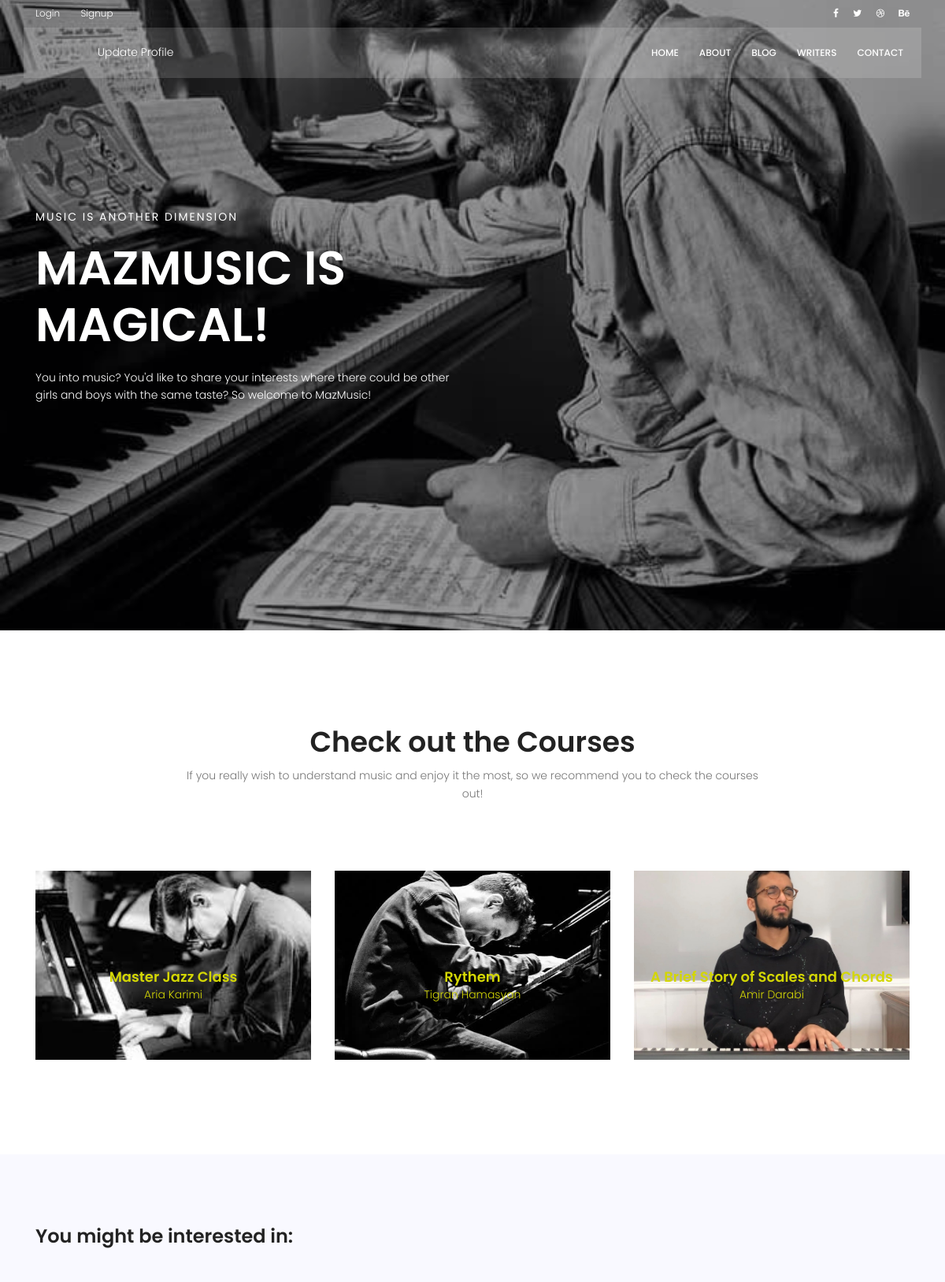
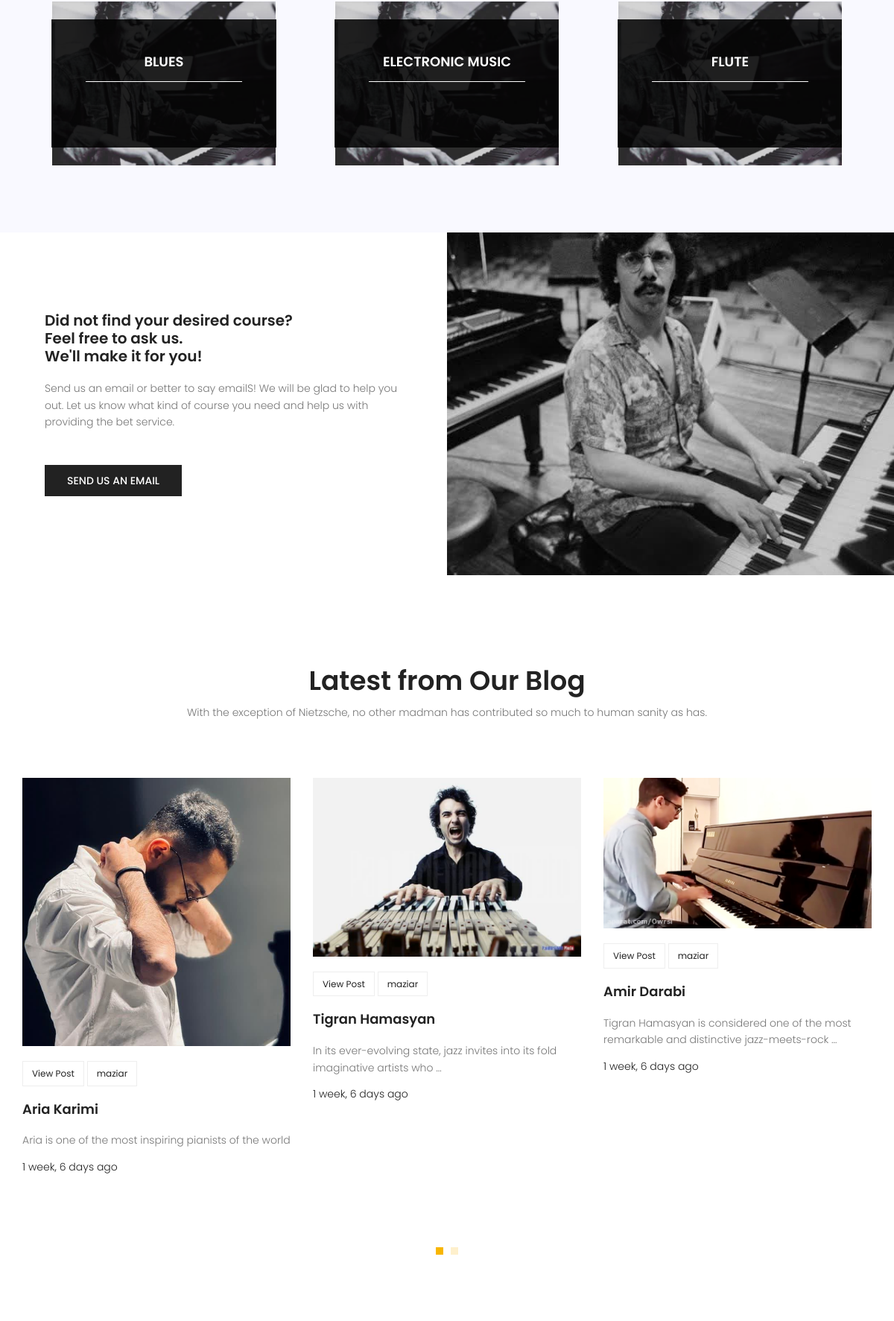
The page / (upper part) on the database its author committed (2 pictures, top to bottom).
### website/models.py (models this page shows)
class Course(models.Model):
  image= models.ImageField(default='bill_evans2.jpg')
  name = models.CharField(max_length=255)
  duration = models.IntegerField()
  content = models.TextField()
  start_date = models.DateTimeField()
  end_date = models.DateTimeField()
  instructor = models.ForeignKey(Instructor, on_delete=models.CASCADE)
  started_or_not = models.BooleanField(default=False)
  price = models.IntegerField(default=0)
  enrolled_by = models.ManyToManyField(User, blank=True, related_name='user')

class Instructor(models.Model):
  first_name = models.CharField(max_length=200)
  last_name= models.CharField(max_length=200)
  main_instrument = models.ForeignKey(Category, on_delete=models.CASCADE)
  musical_biography = models.TextField()
  image = models.ImageField(default='Bill_Evans')
  def __str__(self):
    return f'{self.first_name} {self.last_name} '

### blog/models.py (models this page shows, shortened)
class Category(models.Model):
  name = models.CharField(max_length=255)
  image = models.ImageField(default='Chick_Corea.jpg')
  def __str__(self):
    return self.name

class Post(models.Model):
  title = models.CharField(max_length=255)
  image = models.ImageField()
  content = models.TextField()
  published_date = models.DateTimeField(auto_now_add=True)
  updated_date = models.DateTimeField(auto_now=True)
  counted_views = models.IntegerField(default=1)
  category = models.ManyToManyField(Category)
  author = models.ForeignKey(User, on_delete=models.SET_NULL, null=True)
  approved = models.BooleanField(default=False)
  likes = models.ManyToManyField(User, related_name='blog_post')
  class Meta:
     ordering = ['published_date']

### website/views.py (the view)
# urls.py: path('', views.index_view, name='index'),
def index_view(request):
  courses = Course.objects.all()
  return render(request, 'website/index.html', {
    'courses':courses
  })

### blog/templatetags/blog_tags.py (called while the page is built)
@register.inclusion_tag('website/latest_posts.html')
def latest_posts():
  posts = Post.objects.filter(approved=True)[:5]
  return {
    'posts':posts
  }

@register.inclusion_tag('blog/random_categories.html')
def top_categories():
     categories = list(Category.objects.all())
     random.shuffle(categories)
     random_categories = categories[:3]
     return {
      'random_categories':random_categories
    }

### templates/website/index.html (shortened to what this page needs)
{% extends 'base.html' %}
{% load static %}
{% load blog_tags %}
  {% block content %}
			<section class="banner-area relative">
				<div class="overlay overlay-bg"></div>
				<div class="container">
					<div class="row fullscreen align-items-center justify-content-between">
						<div class="col-lg-6 col-md-6 banner-left">
							<h6 class="text-white">Music is another dimension </h6>
							<h1 class="text-white">MazMusic is Magical!</h1>
							<p class="text-white">
								You into music? You'd like to share your interests where there could be other girls and boys with the same taste? So welcome to MazMusic!
							</p>
						</div>
					</div>
				</div>
			</section>
			<section class="popular-destination-area section-gap">
				<div class="container">
		            <div class="row d-flex justify-content-center">
		                <div class="menu-content pb-70 col-lg-8">
		                    <div class="title text-center">
		                        <h1 class="mb-10">Check out the Courses</h1>
		                        <p>If you really wish to understand music and enjoy it the most, so we recommend you to check the courses out!</p>
		                    </div>
		                </div>
		            </div>
					<div class="row">
						{% for course in courses %}
						<div class="col-lg-4">
							<div class="single-destination relative">
								<div class="thumb relative">
									<img class="img-fluid" src="{{course.image.url}}" alt="">
								</div>
								<div class="desc">
									<h4 style="color:rgb(211, 214, 5)">{{course.name}}</h4>
									<p style="color:rgb(211, 214, 5)">{{course.instructor}}</p>
								</div>
							</div>
						</div>
						{% endfor %}
					</div>
				</div>
			</section>
			<section class="top-category-widget-area pt-90 pb-90 ">
				<div class="container">
					<h3>You might be interested in:</h3>
					<br>
					<br>
					<div class="row">
					{% top_categories %}
					</div>
				</div>
			</section>
			<section class="home-about-area">
				<div class="container-fluid">
					<div class="row align-items-center justify-content-end">
						<div class="col-lg-6 col-md-12 home-about-left">
							<h1>
								Did not find your desired course? <br>
								Feel free to ask us. <br>
								We'll make it for you!
							</h1>
							<p>
								Send us an email or better to say emailS!
								We will be glad to help you out.
								Let us know what kind of course you need and help us with providing the bet service.
							</p>
							<a href="{% url 'website:contact' %}" class="primary-btn text-uppercase">Send us an email</a>
						</div>
						<div class="col-lg-6 col-md-12 home-about-	right no-padding">
							<img style="width:600px; height: 460px; object-fit: cover;"  class="img-fluid" src="{% static 'img/blog/pianist2.jpg' %}" alt="">
						</div>
					</div>
				</div>
			</section>
			<section class="recent-blog-area section-gap">
				<div class="container">
					<div class="row d-flex justify-content-center">
						<div class="menu-content pb-60 col-lg-9">
							<div class="title text-center">
								<h1 class="mb-10">Latest from Our Blog</h1>
								<p>With the exception of Nietzsche, no other madman has contributed so much to human sanity as has.</p>
							</div>
						</div>
					</div>
					<div class="row">
						<div class="active-recent-blog-carusel">
							{% latest_posts %}
						</div>
					</div>
				</div>
			</section>
  {% endblock %}

### templates/blog/random_categories.html
{% load static %}
{% load blog_tags %}
{% for cat in random_categories %}
    <div class="col-lg-4">
      <div class="single-cat-widget">
        <div class="content relative">
          <div class="overlay overlay-bg"></div>
          <a href="{% url 'blog:category' cat_name=cat  %}" target="_blank">
            <div class="thumb">
              <img class="content-image img-fluid d-block mx-auto" src="{{cat.image.url}}"
                alt="">
            </div>
            <div class="content-details">
              <h4 class="content-title mx-auto text-uppercase">{{cat.name}}</h4>
              <span></span>
            </div>
          </a>
        </div>
      </div>
</div>
{% endfor %}

### templates/website/latest_posts.html
{% load static %}
{% load blog_tags %}
{% load humanize %}
{% for post in posts %}
  <div class="single-recent-blog-post item">
  <div class="thumb">
    <img class="img-fluid" src="{{post.image.url}}" alt="">
  </div>
  <div class="details">
    <div class="tags">
      <ul>
        <li>
          <a href="{% url 'blog:single' pid=post.id %}">View Post</a>
        </li>
        <li>
          <a href="{% url 'blog:author' author_name=post.author.username %}">{{post.author.username}}</a>
        </li>
      </ul>
    </div>
    <a href="{% url 'blog:single' pid=post.id %}"><h4 class="title">{{post.title}}</h4></a>
    <p>
     {{post.content|truncatewords:12}}
    </p>
    <h6 class="date">{{post.published_date|naturaltime}}</h6>
  </div>
  </div>
{% endfor %}

### rows shown on the page
Course: image (picture), name "Master Jazz Class", instructor "Aria Karimi"
Course: image (picture), name "Rythem", instructor "Tigran Hamasyan"
Course: image (picture), name "A Brief Story of Scales and Chords", instructor "Amir Darabi"
Category: image (picture), name "BLUES"
Category: image (picture), name "ELECTRONIC MUSIC"
Category: image (picture), name "FLUTE"
Post: image (picture), author.username "maziar", title "Aria Karimi", content "Aria is one of the most inspiring pianists of the world", published_date "1 week, 6 days ago"
Post: image (picture), author.username "maziar", title "Tigran Hamasyan", content "In its ever-evolving state, jazz invites into its fold imaginative artists who …", published_date "1 week, 6 days ago"
Post: image (picture), author.username "maziar", title "Amir Darabi", content "Tigran Hamasyan is considered one of the most remarkable and distinctive jazz-meets-rock …", published_date "1 week, 6 days ago"
